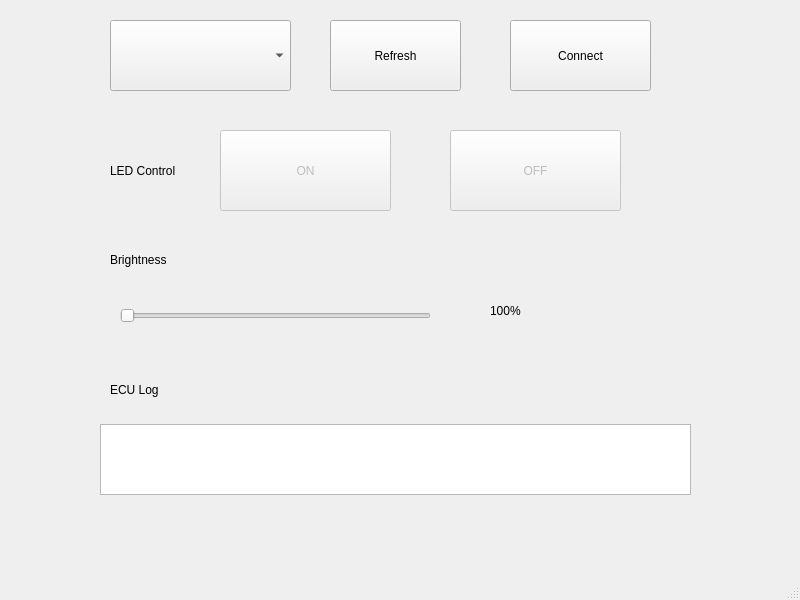
<?xml version="1.0" encoding="UTF-8"?>
<ui version="4.0">
 <class>MainWindow</class>
 <widget class="QMainWindow" name="MainWindow">
  <property name="geometry">
   <rect>
    <x>0</x>
    <y>0</y>
    <width>800</width>
    <height>600</height>
   </rect>
  </property>
  <property name="windowTitle">
   <string>MainWindow</string>
  </property>
  <widget class="QWidget" name="centralwidget">
   <widget class="QComboBox" name="comboBoxPort">
    <property name="geometry">
     <rect>
      <x>110</x>
      <y>20</y>
      <width>181</width>
      <height>71</height>
     </rect>
    </property>
   </widget>
   <widget class="QPushButton" name="buttonRefresh">
    <property name="geometry">
     <rect>
      <x>330</x>
      <y>20</y>
      <width>131</width>
      <height>71</height>
     </rect>
    </property>
    <property name="text">
     <string>Refresh</string>
    </property>
   </widget>
   <widget class="QSlider" name="sliderBrightness">
    <property name="enabled">
     <bool>false</bool>
    </property>
    <property name="geometry">
     <rect>
      <x>120</x>
      <y>290</y>
      <width>311</width>
      <height>51</height>
     </rect>
    </property>
    <property name="maximum">
     <number>100</number>
    </property>
    <property name="orientation">
     <enum>Qt::Orientation::Horizontal</enum>
    </property>
   </widget>
   <widget class="QLabel" name="labelLedControl">
    <property name="geometry">
     <rect>
      <x>110</x>
      <y>130</y>
      <width>91</width>
      <height>81</height>
     </rect>
    </property>
    <property name="text">
     <string>LED Control</string>
    </property>
   </widget>
   <widget class="QPushButton" name="buttonConnect">
    <property name="geometry">
     <rect>
      <x>510</x>
      <y>20</y>
      <width>141</width>
      <height>71</height>
     </rect>
    </property>
    <property name="text">
     <string>Connect</string>
    </property>
   </widget>
   <widget class="QPushButton" name="buttonOn">
    <property name="enabled">
     <bool>false</bool>
    </property>
    <property name="geometry">
     <rect>
      <x>220</x>
      <y>130</y>
      <width>171</width>
      <height>81</height>
     </rect>
    </property>
    <property name="text">
     <string>ON</string>
    </property>
   </widget>
   <widget class="QPushButton" name="buttonOff">
    <property name="enabled">
     <bool>false</bool>
    </property>
    <property name="geometry">
     <rect>
      <x>450</x>
      <y>130</y>
      <width>171</width>
      <height>81</height>
     </rect>
    </property>
    <property name="text">
     <string>OFF</string>
    </property>
   </widget>
   <widget class="QLabel" name="labelBrightnessTitle">
    <property name="geometry">
     <rect>
      <x>110</x>
      <y>250</y>
      <width>361</width>
      <height>20</height>
     </rect>
    </property>
    <property name="text">
     <string>Brightness</string>
    </property>
   </widget>
   <widget class="QLabel" name="labelBrightnessValue">
    <property name="geometry">
     <rect>
      <x>490</x>
      <y>290</y>
      <width>51</width>
      <height>41</height>
     </rect>
    </property>
    <property name="text">
     <string>100%</string>
    </property>
   </widget>
   <widget class="QLabel" name="labelLog">
    <property name="geometry">
     <rect>
      <x>110</x>
      <y>380</y>
      <width>361</width>
      <height>20</height>
     </rect>
    </property>
    <property name="text">
     <string>ECU Log</string>
    </property>
   </widget>
   <widget class="QPlainTextEdit" name="plainTextEditLog">
    <property name="geometry">
     <rect>
      <x>100</x>
      <y>424</y>
      <width>591</width>
      <height>71</height>
     </rect>
    </property>
    <property name="readOnly">
     <bool>true</bool>
    </property>
   </widget>
  </widget>
  <widget class="QMenuBar" name="menubar">
   <property name="geometry">
    <rect>
     <x>0</x>
     <y>0</y>
     <width>800</width>
     <height>26</height>
    </rect>
   </property>
  </widget>
  <widget class="QStatusBar" name="statusbar"/>
 </widget>
 <resources/>
 <connections/>
</ui>
